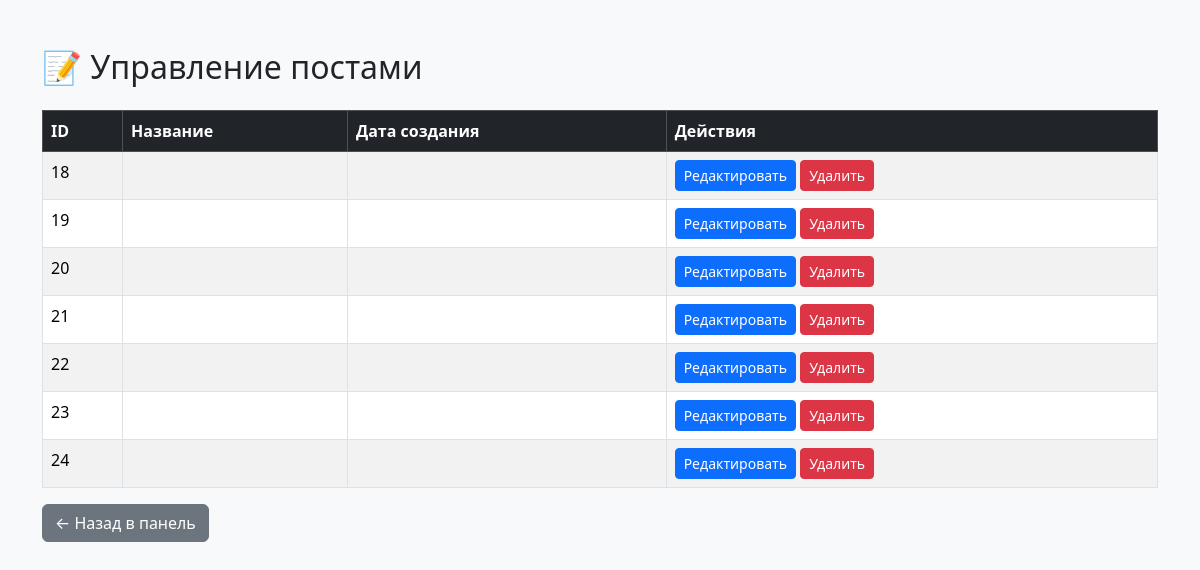
Page /dashboard/manage/posts/ on the earlier database version.
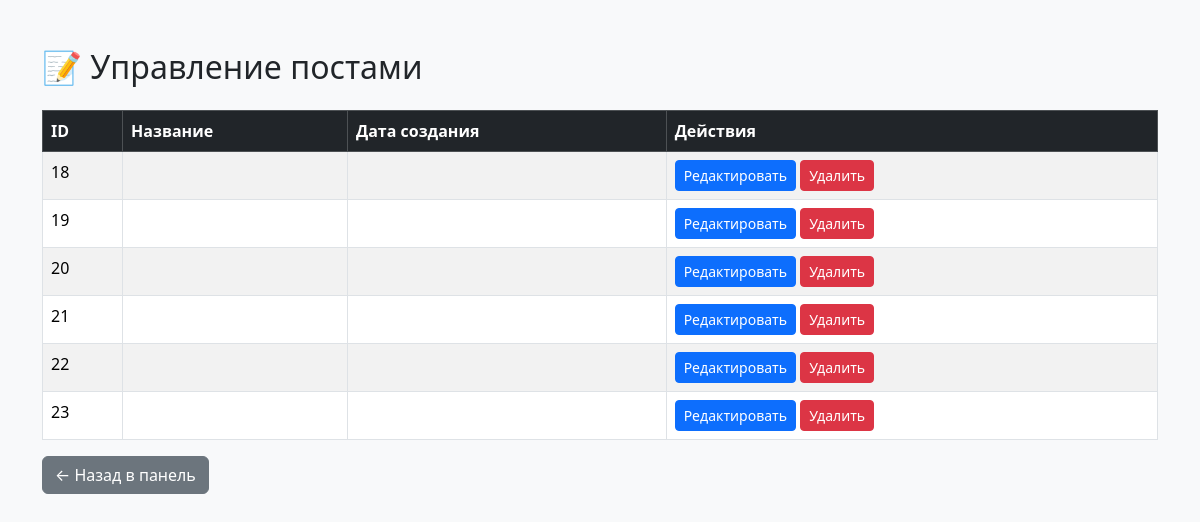
Same page on the later database version.
### myapp/models.py (models this page shows, shortened)
class Post(models.Model):
    postname = models.CharField(max_length=600)
    category = models.CharField(max_length=600)
    image = models.ImageField(upload_to='images/posts',blank=True,null=True)
    content = models.CharField(max_length=100000)
    time = models.CharField(default=time,max_length=100, blank=True)
    likes = models.IntegerField(null=True,blank=True,default=0)
    user = models.ForeignKey(User,on_delete=models.CASCADE)

### dashboard/views.py (the view)
# urls.py: path('manage/posts/', views.manage_posts, name='manage_posts'),
def manage_posts(request):
    posts = Post.objects.all()  # Получаем все посты
    return render(request, 'dashboard/manage_posts.html', {'posts': posts})

### templates/dashboard/manage_posts.html (shortened to what this page needs)
{% load static %}
<!DOCTYPE html>
<html lang="en">
<head>
    <link href="https://cdn.jsdelivr.net/npm/bootstrap@5.3.3/dist/css/bootstrap.min.css" rel="stylesheet">
</head>
<body class="bg-light">
<div class="container py-5">
    <h2 class="mb-4">📝 Управление постами</h2>
    {% if posts %}
    <table class="table table-bordered table-striped table-hover">
        <thead class="table-dark">
            <tr>
                <th>ID</th>
                <th>Название</th>
                <th>Дата создания</th>
                <th>Действия</th>
            </tr>
        </thead>
        <tbody>
        {% for post in posts %}
            <tr>
                <td>{{ post.id }}</td>
                <td>{{ post.title }}</td>
                <td>{{ post.created_at|date:"d M Y H:i" }}</td>
                <td>
                    <a href="{% url 'edit_post' post.id %}" class="btn btn-sm btn-primary">Редактировать</a>
                    <a href="{% url 'delete_post' post.id %}" class="btn btn-sm btn-danger" onclick="return confirm('Вы уверены, что хотите удалить этот пост?')">Удалить</a>
                </td>
            </tr>
        {% endfor %}
        </tbody>
    </table>
    {% else %}
        <p>Посты не найдены.</p>
    {% endif %}
    <a href="{% url 'dashboard_home' %}" class="btn btn-secondary">← Назад в панель</a>
</div>
</body>
</html>

Differences in the rows shown:
removed Post: id "24"
